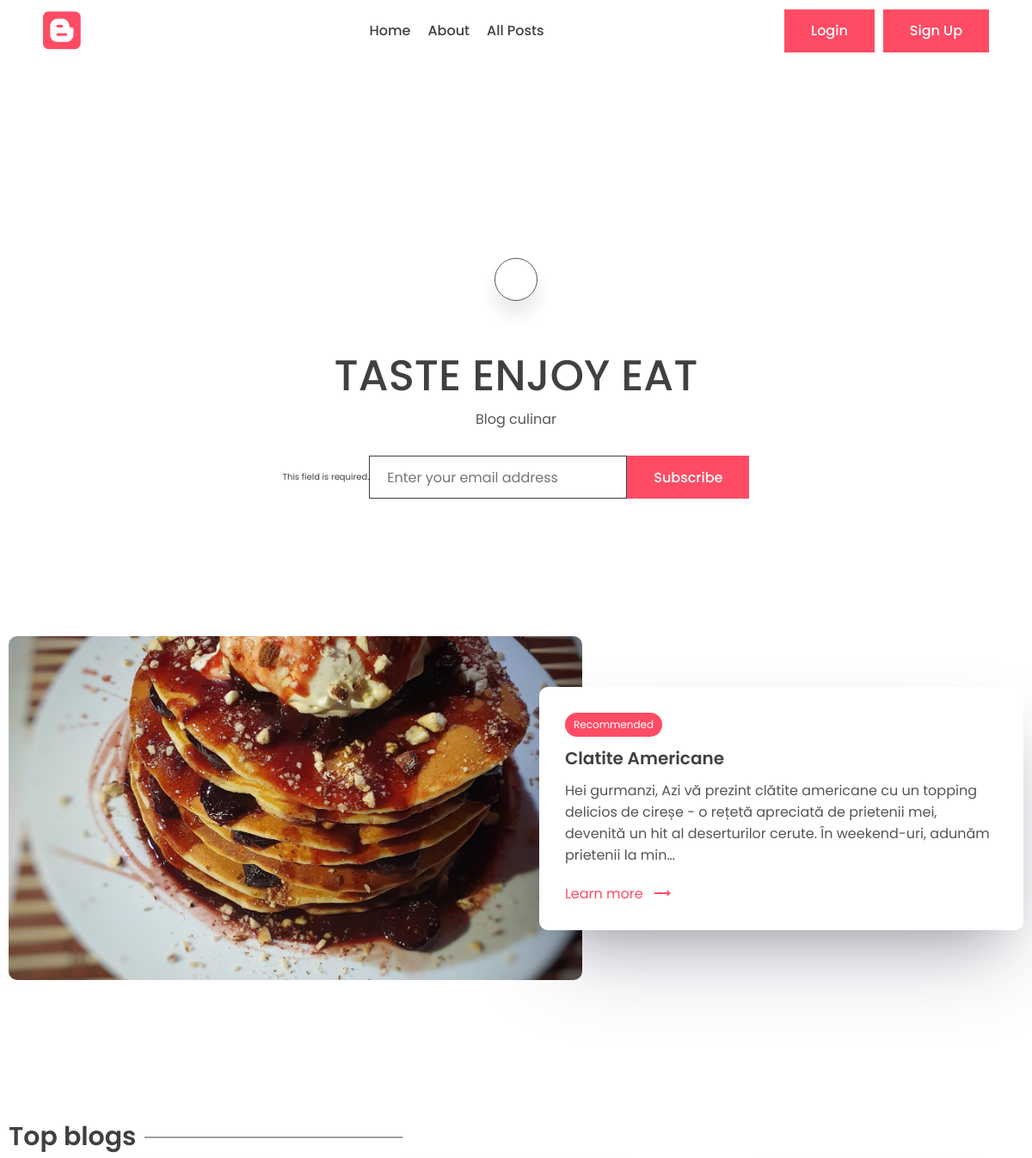
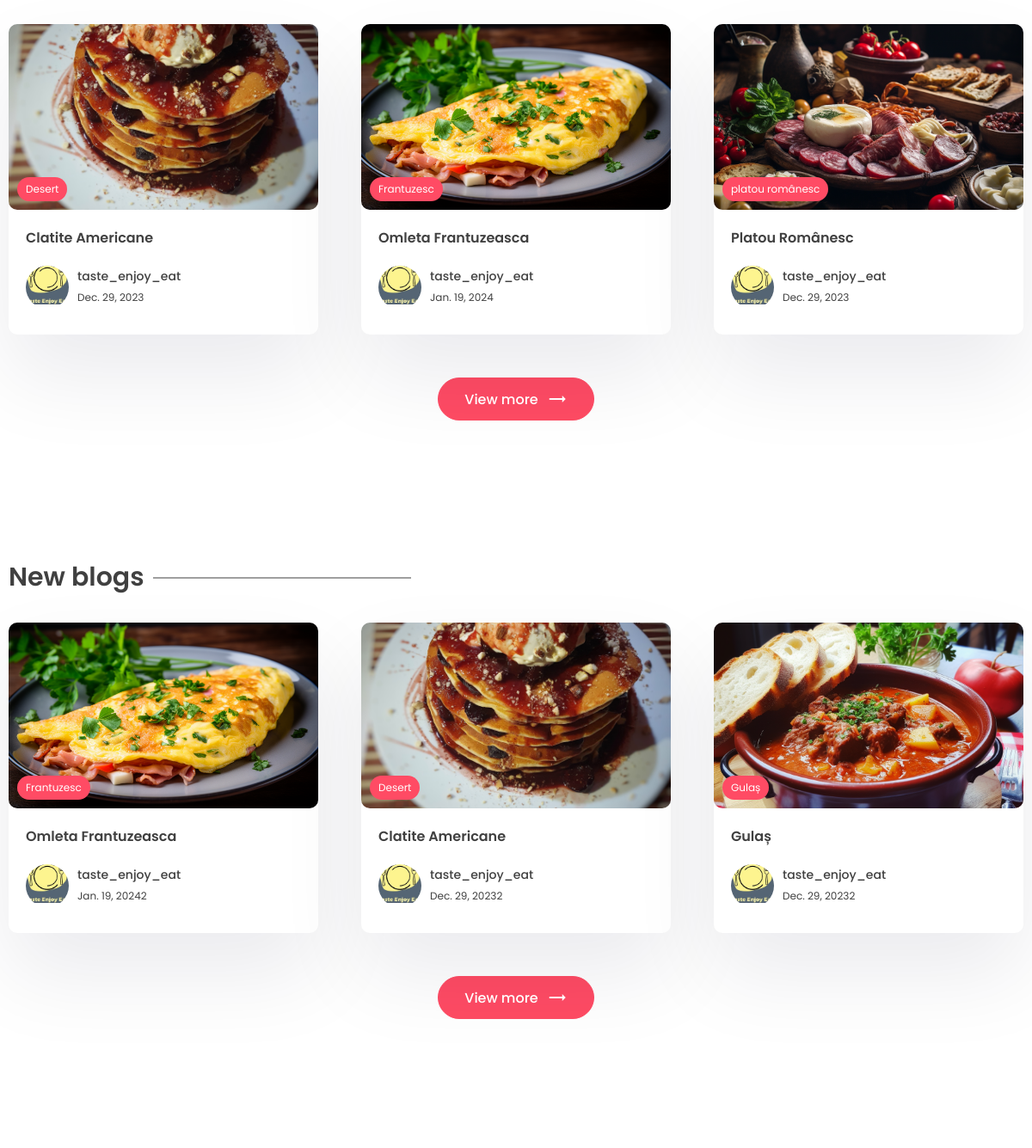
Before: / (upper part) with the older database file (2 pictures, top to bottom).
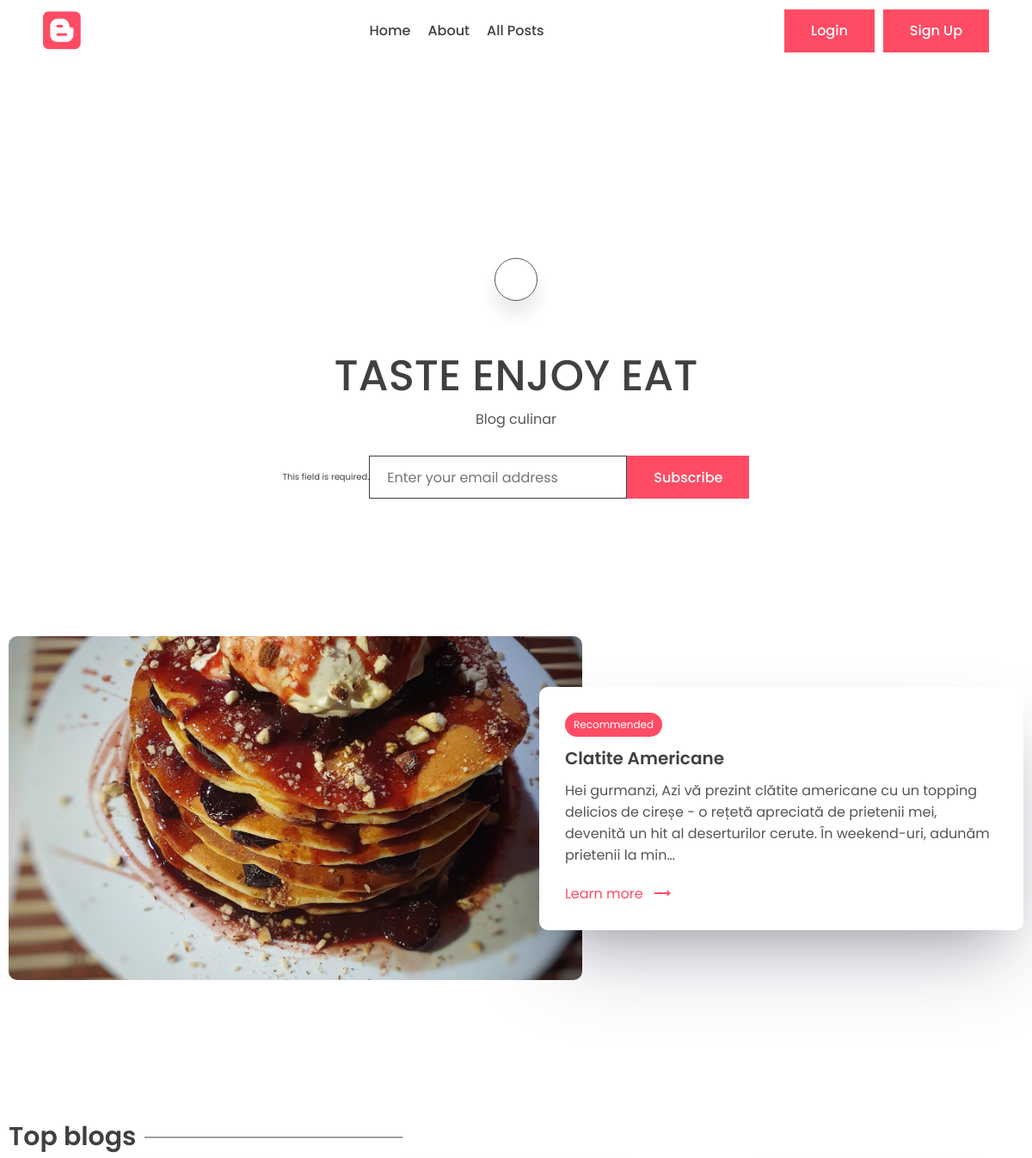
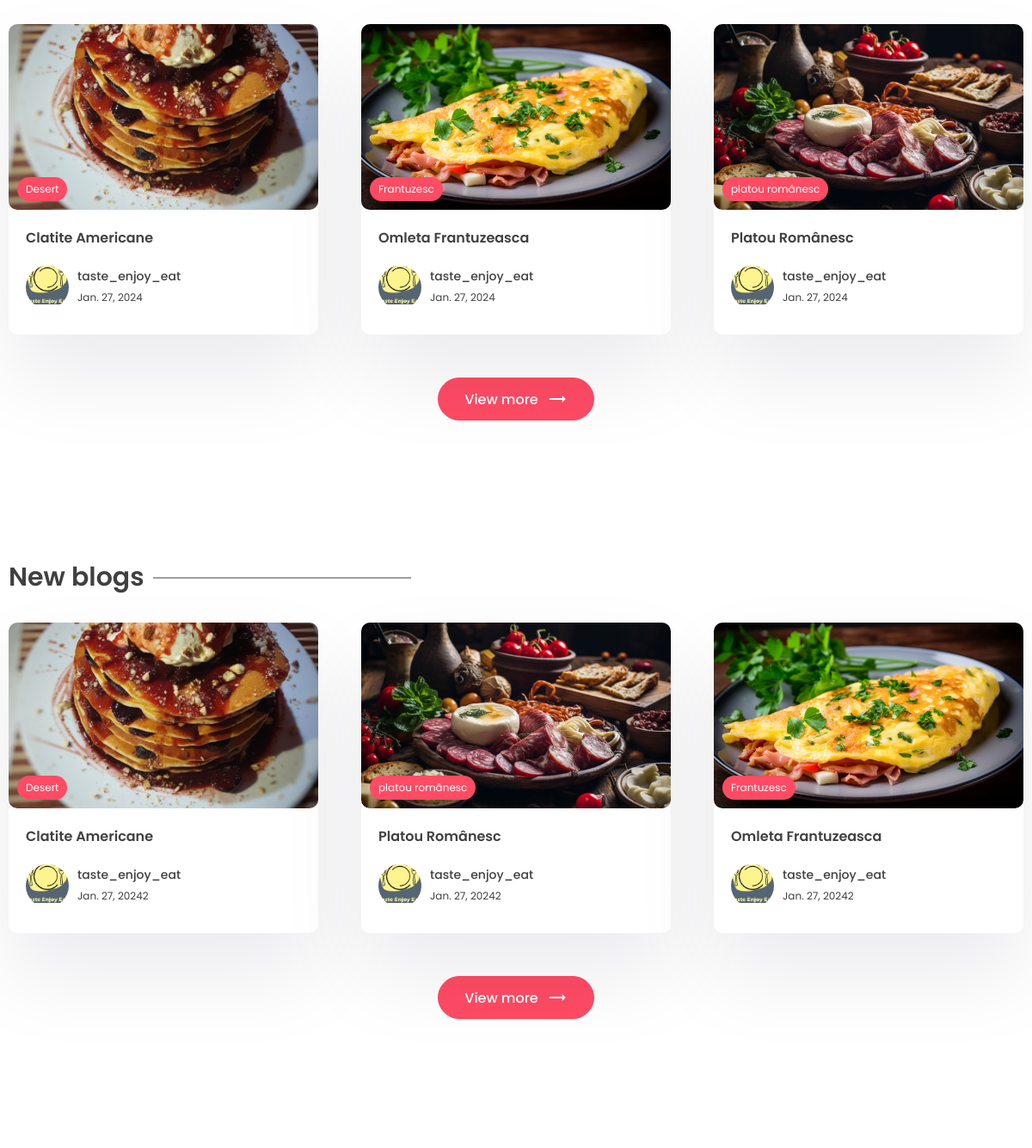
After: the same page with the newer database file (2 pictures, top to bottom).
### app/models.py (models this page shows, shortened)
class Post(models.Model):
    title = models.CharField(max_length=200)
    content = models.TextField()
    last_updated = models.DateTimeField(auto_now=True)
    slug = models.SlugField(max_length=200, unique=True)
    image = models.ImageField(null=True, blank=True, upload_to="images/")
    tags = models.ManyToManyField(Tag, blank=True, related_name='post')
    view_count = models.IntegerField(null=True, blank=True)
    is_featured = models.BooleanField(default=False)    # to show recommended posts
    author = models.ForeignKey(User, on_delete=models.CASCADE, null=True, blank=True)
    bookmark = models.ManyToManyField(User, related_name='bookmarks', default=None, blank=True)
    likes = models.ManyToManyField(User, related_name='post_like', default=None, blank=True)

class Tag(models.Model):
    name = models.CharField(max_length=100)
    description = models.CharField(max_length=100)
    slug = models.SlugField(max_length=200, unique=True)

class Profile(models.Model):
    user = models.OneToOneField(User, on_delete=models.CASCADE)
    profile_image = models.ImageField(null=True, blank=True, upload_to="images/")
    slug = models.SlugField(max_length=200, unique=True)
    bio = models.TextField(null=True, blank=True)

### app/views.py (the view, shortened to what this page needs)
# urls.py: path('', views.index, name='home_page'),
def index(request):
    posts = Post.objects.all()
    top_posts = Post.objects.all().order_by('-view_count')[0:3]
    recent_posts = Post.objects.all().order_by('-last_updated')[0:3]
    featured_blog = Post.objects.filter(is_featured=True)
    subscribe_form = SubscribeForm(request.POST)
    subscribe_successful = None  # To display a message if the user subscribes successfully.
    website_info = None
    if WebsiteMeta.objects.all().exists():
        website_info = WebsiteMeta.objects.all()[0]
    if featured_blog:
        featured_blog = featured_blog[0]
    context = {
        'posts': posts,
        'top_posts': top_posts,
        'recent_posts': recent_posts,
        'subscribe_form': subscribe_form,
        'subscribe_successful': subscribe_successful,
        'featured_blog': featured_blog,
        'website_info': website_info
    }
    return render(request, 'app/index.html', context)

### app/forms.py
class SubscribeForm(forms.ModelForm):
    class Meta:
        model = Subscribe
        fields = '__all__'
        labels = {'email': _('')}   # to reset the label of the email field.
    def __init__(self, *args, **kwargs):
        super().__init__(*args, **kwargs)
        self.fields['email'].widget.attrs['placeholder'] = 'Enter your email address'

### app/templates/app/index.html (shortened to what the changed rows need)
{% extends 'base.html' %}
{% block content %}
    <main class="sp">
      <div class="container">
        <center>
          <div class="typo">
              {% if website_info.title %}
            <h1 class="title">{{ website_info.title }}</h1>
              {% else %}
            <h1 class="title">Website blog title</h1>
                {% endif %}
          </div>
        </center>
      </div>
    </main>
    {% if featured_blog %}
    <section class="sp">
      <div class="container">
          <a href="{% url 'post_page' featured_blog.slug %}">
        <div class="grid-2">
          <div class="post-img">
            <img src="{{ featured_blog.image.url }}" alt="" />
          </div>
          <div class="post-content">
            <div class="cetagory">
              <p>Recommended</p>
            </div>
            <h1>
              {{ featured_blog.title }}
            </h1>
            <p class="des">
              {{ featured_blog.content|striptags|truncatechars:200 }}
            </p>
            <a class="learn" href="{% url 'post_page' featured_blog.slug  %}"
              >Learn more <span class="material-icons"> trending_flat </span></a
            >
          </div>
        </div>
              </a>
      </div>
    </section>
    {% endif %}
    <section class="sp">
      <div class="container">
        <h1 class="sec-title">Top blogs</h1>
        <div class="grid-3">
            {% for post in top_posts %}
          <a href="{% url 'post_page' post.slug %}">
            <div class="card">
              <div class="post-img">
                <img src="{{ post.image.url }}" alt="" />
                <div class="tag">{{ post.tags.all.0.name }}</div>
              </div>
              <div class="card-content">
                <h3>
                  {{ post.title }}
                </h3>
                <div class="author">
                          <div class="profile-pic">
                            <img src="{{ post.author.profile.profile_image.url }}" alt="" />
                          </div>
                          <div class="details">
                            <p>{{ post.author.first_name }}</p>
                            <small>{{post.last_updated|date}}</small>
                          </div>
                        </div>
              </div>
            </div>
          </a>
            {% endfor %}
        </div>
      </div>
    </section>
    <section class="sp">
      <div class="container">
        <h1 class="sec-title">New blogs</h1>
        <div class="grid-3">
            {% for post in recent_posts %}
          <a href="{% url 'post_page' post.slug %}">
            <div class="card">
              <div class="post-img">
                <img src="{{ post.image.url }}" alt="" />
                <div class="tag">{{ post.tags.all.0.name }}</div>
              </div>
              <div class="card-content">
                <h3>
                    {{ post.title }}
                </h3>
                  <div class="author">
                          <div class="profile-pic">
                            <img src="{{ post.author.profile.profile_image.url }}" alt="" />
                          </div>
                          <div class="details">
                            <p>{{ post.author.first_name }}</p>
                            <small>{{ post.last_updated|date }}2</small>
                          </div>
                        </div>
              </div>
            </div>
          </a>
            {% endfor %}
        </div>
      </div>
    </section>
{% endblock content %}

Changed rows visible on the page:
no longer on this page (row edited): Post: image (picture), tags.all.0.name "Gulaș", title "Gulaș", author.profile.profile_image (picture), author.first_name "taste_enjoy_eat", last_updated "Dec. 29, 2023", shown under "New blogs"
changed Post "Clatite Americane": last_updated "Dec. 29, 2023" → "Jan. 27, 2024"; moves up the list
changed Post "Omleta Frantuzeasca": last_updated "Jan. 19, 2024" → "Jan. 27, 2024"
now on one of the page's lists (row edited): Post: tags.all.0.name "platou românesc", title "Platou Românesc", author.first_name "taste_enjoy_eat", last_updated "Jan. 27, 2024"
changed Post "Platou Românesc": last_updated "Dec. 29, 2023" → "Jan. 27, 2024"
